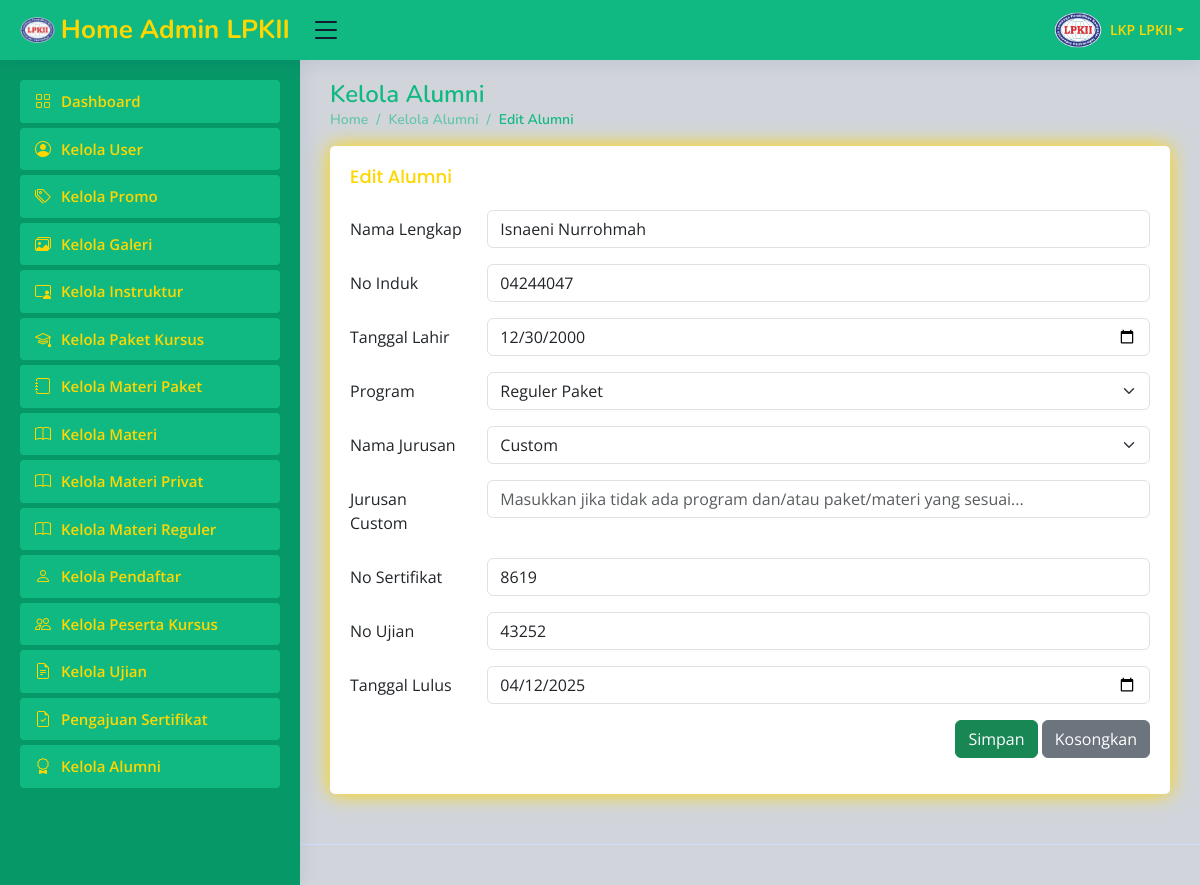
Page /dashboard.php?url=edit_alumni&id_alumni=20 (signed in) on the committed database.
### tables this page shows
CREATE TABLE `alumni` (
  `id_alumni` int(11) NOT NULL,
  `id_peserta` int(11) DEFAULT NULL,
  `no_induk` varchar(225) DEFAULT NULL,
  `nama_lengkap` varchar(100) DEFAULT NULL,
  `tanggal_lahir` date DEFAULT NULL,
  `program` enum('privat','reguler_materi','reguler_paket') DEFAULT NULL,
  `nama_jurusan` varchar(100) DEFAULT NULL,
  `id_jurusan` int(11) DEFAULT NULL,
  `no_sertifikat` int(11) DEFAULT NULL,
  `no_ujian` int(11) DEFAULT NULL,
  `tanggal_daftar` date DEFAULT NULL,
  `tanggal_lulus` date DEFAULT NULL
);

### edit_alumni.php (the view, shortened to what this page needs)
<?php
include 'koneksi.php';
$id_alumni = $_GET['id_alumni'];
$query = mysqli_query($koneksi, "SELECT * FROM alumni WHERE id_alumni = '$id_alumni'");
$data = mysqli_fetch_assoc($query);
?>
<div class="pagetitle">
    <h1>Kelola Alumni</h1>
    <nav>
        <ol class="breadcrumb">
            <li class="breadcrumb-item"><a href="dashboard.php">Home</a></li>
            <li class="breadcrumb-item"><a href="dashboard.php?url=kelola_alumni.php">Kelola Alumni</a></li>
            <li class="breadcrumb-item active">Edit Alumni</li>
        </ol>
    </nav>
</div>
<div class="card">
    <div class="card-body">
        <h5 class="card-title">Edit Alumni</h5>
        <form method="post" action="simpan_alumni.php">
            <div class="row mb-3">
                <label class="col-sm-2 col-form-label">Nama Lengkap</label>
                <div class="col-sm-10">
                    <input type="text" class="form-control" name="nama_lengkap"
                        value="<?= htmlspecialchars($data['nama_lengkap']) ?>" required>
                </div>
            </div>
            <div class="row mb-3">
                <label class="col-sm-2 col-form-label">No Induk</label>
                <div class="col-sm-10">
                    <input type="text" inputmode="numeric" class="form-control" pattern="[0-9]*" name="no_induk"
                        value="<?= $data['no_induk'] ?>" required>
                </div>
            </div>
            <div class="row mb-3">
                <label class="col-sm-2 col-form-label">Tanggal Lahir</label>
                <div class="col-sm-10">
                    <input type="date" class="form-control" name="tanggal_lahir"
                        value="<?= $data['tanggal_lahir'] ?>" required>
                </div>
            </div>
            <div class="row mb-3">
                <label class="col-sm-2 col-form-label">Program</label>
                <div class="col-sm-10">
                    <select class="form-select" id="programSelect" name="program">
                        <option value="reguler_paket" <?= ($data['program'] == 'reguler_paket') ? 'selected' : '' ?>>Reguler Paket</option>
                    </select>
                </div>
            </div>
            <div class="row mb-3" id="jurusan-container-alumni" style="display:flex;">
                <label class="col-sm-2 col-form-label">Nama Jurusan</label>
                <div class="col-sm-10">
                    <select class="form-select" id="jurusanSelect" name="id_jurusan">
                        <option value="" <?= empty($data['id_jurusan']) ? 'selected' : '' ?>>Custom</option>
                    </select>
                </div>
            </div>
            <div class="row mb-3">
                <label class="col-sm-2 col-form-label">Jurusan Custom</label>
                <div class="col-sm-10">
                    <input type="text" class="form-control" name="nama_jurusan"
                        value="<?= $data['nama_jurusan'] ?>" placeholder="Masukkan jika tidak ada program dan/atau paket/materi yang sesuai...">
                </div>
            </div>
            <div class="row mb-3">
                <label class="col-sm-2 col-form-label">No Sertifikat</label>
                <div class="col-sm-10">
                    <input type="text" class="form-control" name="no_sertifikat"
                        value="<?= $data['no_sertifikat'] ?>" required>
                </div>
            </div>
            <div class="row mb-3">
                <label class="col-sm-2 col-form-label">No Ujian</label>
                <div class="col-sm-10">
                    <input type="text" class="form-control" name="no_ujian"
                        value="<?= $data['no_ujian'] ?>" required>
                </div>
            </div>
            <div class="row mb-3">
                <label class="col-sm-2 col-form-label">Tanggal Lulus</label>
                <div class="col-sm-10">
                    <input type="date" class="form-control" name="tanggal_lulus"
                        value="<?= $data['tanggal_lulus'] ?>">
                </div>
            </div>
            <div class="text-end">
                <button type="submit" class="btn btn-success">Simpan</button>
                <button type="reset" class="btn btn-secondary">Kosongkan</button>
            </div>
        </form>
    </div>
</div>

### assets/css/main2.css (style rules this page uses)
:root { scroll-behavior: smooth; }
body { font-family: "Open Sans", sans-serif; background: #D1D5DB; color: #111827; }
a { color: #FFD700; text-decoration: none; }
h1, h2, h3, h4, h5, h6 { font-family: "Nunito", sans-serif; }
.pagetitle { margin-bottom: 10px; }
.pagetitle h1 { font-size: 24px; margin-bottom: 0; font-weight: 600; color: #10B981; }
.card { margin-bottom: 30px; border: none; border-radius: 5px; box-shadow: 0px 0 20px #FFD700; }
.card-title { padding: 20px 0 15px 0; font-size: 18px; font-weight: 500; color: #FFD700; font-family: "Poppins", sans-serif; }
.card-body { padding: 0 20px 20px 20px; }
.breadcrumb { font-size: 14px; font-family: "Nunito", sans-serif; color: #10b9818c; font-weight: 600; }
.breadcrumb a { color: #10b9818c; transition: 0.3s; }
.breadcrumb .breadcrumb-item::before { color: #10b9818c; }
.breadcrumb .active { color: #10b981; font-weight: 600; }

### rows in the picture
alumni: nama_lengkap "Isnaeni Nurrohmah", no_induk "04244047", tanggal_lahir "12/30/2000", program "Reguler Paket", no_sertifikat "8619", no_ujian "43252", tanggal_lulus "04/12/2025"

### other values in the picture
$_SESSION['nama'] "LKP LPKII"
